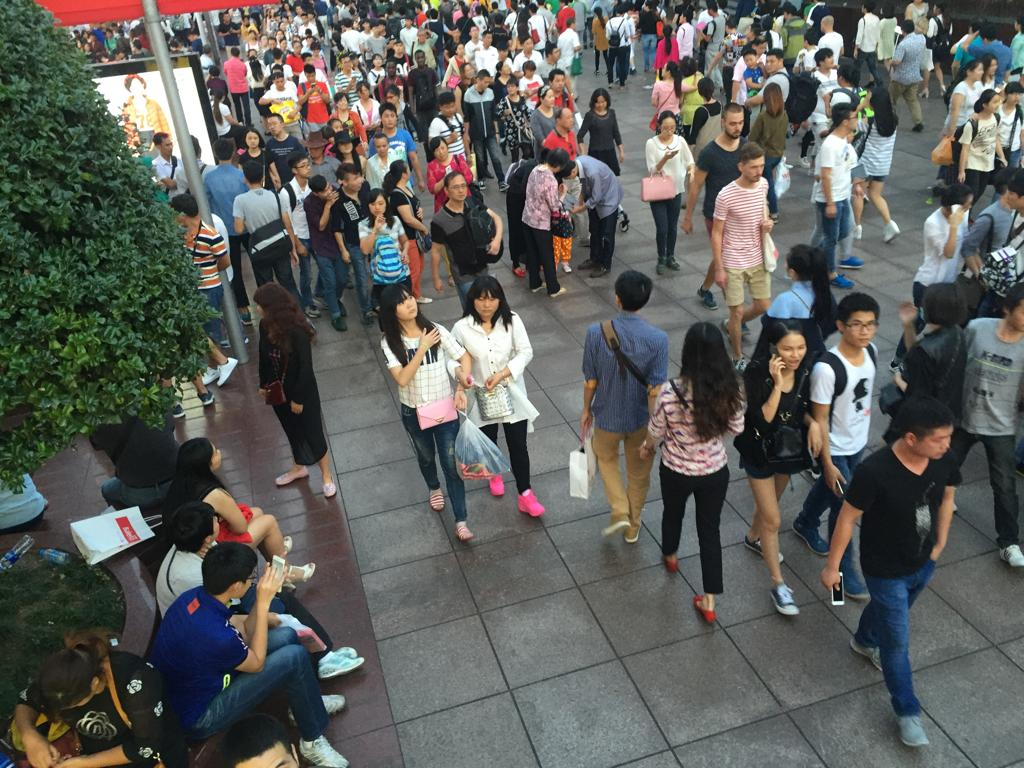
#> input picture datasets/toy_set/train/images/IMG_186.jpg, 1024 x 768 px
$ jupyter execute --allow-errors seg_reg_net.ipynb   (shell and % lines are left out)
#> lines starting #> are read from the running program, lines starting #| are printed output that depends on the picture; after the words box and inside, x2 and y2 are one past the last pixel; in counts of white or black regions, pixels touching at a corner belong together; long printed decimals are rounded
### utils/preprocessing/misc.py
import numpy as np
import skimage


def gaussian_smoothing(gt_dots, sigma):
    gt_density_maps = np.zeros((len(gt_dots), *gt_dots[0].shape), dtype=np.float64)

    for i in range(len(gt_dots)):
        gt_density_maps[i] = skimage.filters.gaussian(gt_dots[i],
                                                      sigma=sigma,
                                                      mode='reflect')

    return gt_density_maps


# [34 lines left out: functions count_map_from_dots_img, get_knn_dist, full_knn_map_from_dots_img, not called in this run]


def iknn_map_from_dots_img(dots_img):
    return 1. / (full_knn_map_from_dots_img(dots_img) + 1.)

### neural_networks/seg_reg_net.py
from keras.layers import *
from keras.models import *
from keras.optimizers import *


# [34 lines left out: functions encoder, decoder, not called in this run]


def SegRegNet(input_shape=(None, None, 3),
              seg_loss_name='binary_crossentropy',
              reg_loss_name='logcosh',
              loss_weights=[0.5, 0.5],
              learning_rate=1e-3,
              pretrained_weights=None):

    # common params
    params = {
        'padding': 'same',
        'activation': 'relu',
        'kernel_initializer': 'he_normal'
    }

    # input
    inputs = Input(input_shape)

    # encoder
    enc = encoder(inputs, params)

    # decoders
    seg_dec = Activation('sigmoid')(decoder(enc, params))
    reg_dec = decoder(enc, params)

    # build the model
    model = Model(inputs=inputs, outputs=[seg_dec, reg_dec])
    model.compile(optimizer=Adam(lr=learning_rate),
                  loss=[seg_loss_name, reg_loss_name],
                  loss_weights=loss_weights)

    if pretrained_weights is not None:
        model.load_weights(pretrained_weights)

    return model

### neural_networks/seg_reg_net.ipynb
## 1. Setup

[cell 1]
import sys
sys.path.append('../')

[cell 2]
import matplotlib.pyplot as plt
import numpy as np
import skimage

from seg_reg_net import SegRegNet
from utils.preprocessing.misc import gaussian_smoothing
from utils.visualization.vis import plot_seg_reg_maps

## 2. SegRegNet

[cell 3]
INPUT_SHAPE = (768, 1024, 3)#(256, 256, 3)
#> (the rest of this cell did not finish here and is left out)

## Load an image with its GT

[cell 4]
def desc_img(img, title=''):
    print(title, img.shape, img.dtype, (img.min(), img.max()), img.sum())

[cell 5]
MULT_FACTOR = 2000.

img_path = '../datasets/toy_set/train/images/IMG_186.jpg'
dots_path = '../datasets/toy_set/train/gt_dots/IMG_186.png'
img = skimage.io.imread(img_path) / 255.
dots = (skimage.io.imread(dots_path) > 0).astype(np.uint8)
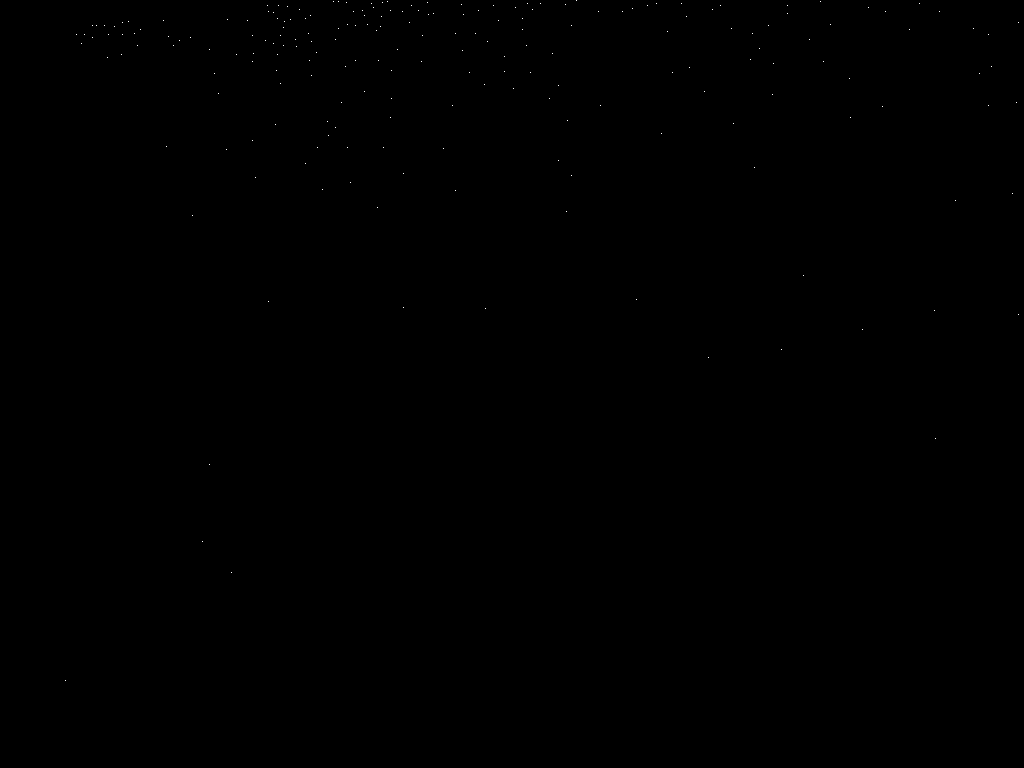
#> input picture datasets/toy_set/train/gt_dots/IMG_186.png, 1024 x 768 px
#> dots: shape (768, 1024); values 0 (black) and 1 (white), 0.03% white in thin lines or dots, all inside (x1, y1, x2, y2) = (65, 0, 1019, 681)
gt_seg_map = (gaussian_smoothing([dots.astype(np.float32)], sigma=10) > 2e-4)[..., np.newaxis]
#> the loop in gaussian_smoothing, `for i in range(len(gt_dots)):` made 1 pass
gt_density_map = MULT_FACTOR * gaussian_smoothing([dots.astype(np.float64)], sigma=10)[..., np.newaxis]
#> the loop in gaussian_smoothing (call 2), `for i in range(len(gt_dots)):` made 1 pass

desc_img(img,  'img:')
#| img: (768, 1024, 3) float64 (0.0, 1.0) 857308.545
desc_img(dots, 'dots:')
#| dots: (768, 1024) uint8 (0, 1) 208
desc_img(gt_seg_map, 'seg_map:')
#| seg_map: (1, 768, 1024, 1) bool (False, True) 137001
desc_img(gt_density_map, 'reg_map:')
#| reg_map: (1, 768, 1024, 1) float64 (0.0, 24.742) 416000.000

[cell 6]
figsize=(16, 8)
plt.figure(figsize=figsize)
plt.imshow(img)
plt.figure(figsize=figsize)
plt.title(gt_density_map.sum()/MULT_FACTOR)
plt.imshow(gt_density_map.squeeze()/MULT_FACTOR, cmap='jet')
plt.figure(figsize=figsize)
plt.imshow(gt_seg_map.squeeze().astype(np.float32), cmap='gray')
plt.show()
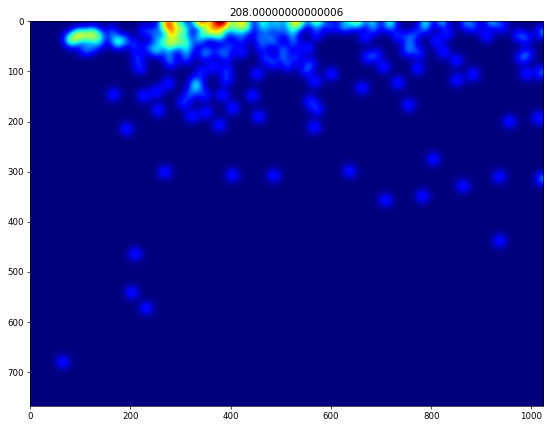
#> figure drawn by matplotlib, 1 panel
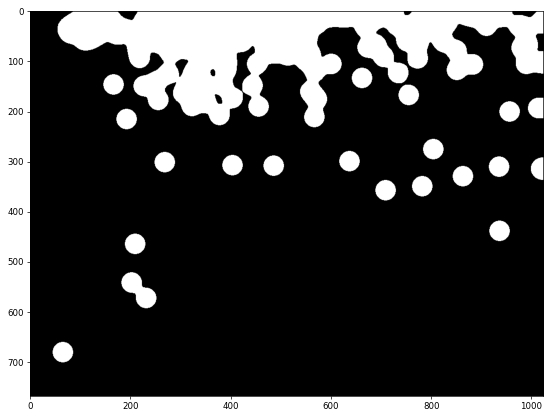
#> figure drawn by matplotlib, 1 panel
